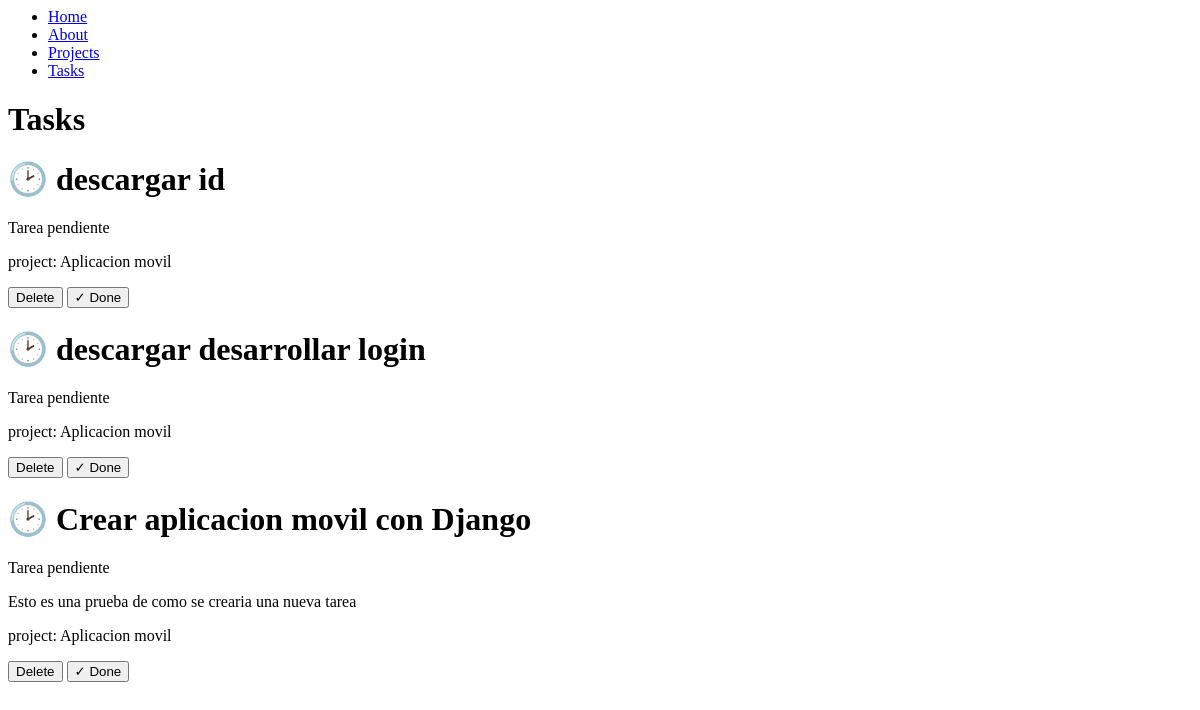
The page /tasks/ on the database as committed earlier.
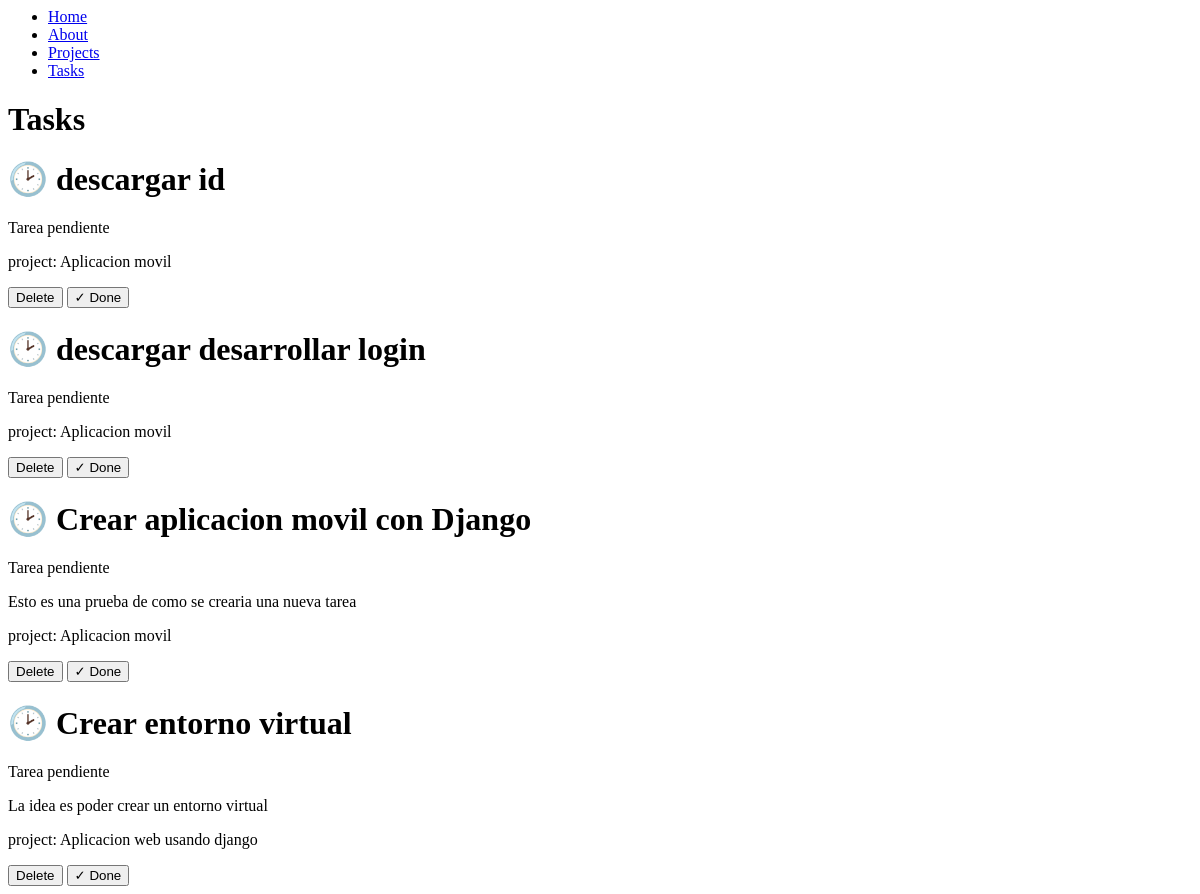
The same page on the database as committed later.
### myapp/models.py (models this page shows, shortened)
class Task(models.Model):
        title = models.CharField(max_length=200)
        description = models.TextField()
        project = models.ForeignKey(Project, on_delete=models.CASCADE)
        done = models.BooleanField(default=False)

class Project(models.Model):
        name = models.CharField(max_length=200)

### myapp/views.py (the view)
# urls.py: path('tasks/', views.tasks),
def tasks(request):
    tasks = Task.objects.all()
    return render(request,'tasks.html', {
            'tasks':tasks
    })

### myapp/templates/tasks.html
{% extends 'layaouts/base.html' %}
{% block content %}
<h1>Tasks</h1>
{% for task in tasks %}
<div>
    <h1>{% if task.done == False %} 🕑 {%else %} ✓ {% endif %} {{task.title}}</h1>
    {% if task.done == False %}
    <p>Tarea pendiente</p>
    {% else %}
    <p>Tarea Realizada</p>
    {% endif %}
    <p>{{task.description}}</p>
    <p>project: {{task.project.name}}</p>
    <button>
        Delete
    </button>
    <button>
        ✓ Done
    </button>
</div>
{% endfor %}
{% endblock %}

### myapp/templates/layaouts/base.html
<nav>
    <ul>
        <li>
        <a href="/">Home</a>
        </li>
        <li>
            <a href="/about">About</a>
        </li>
        <li>
        <a href="/projects">Projects</a>
        </li>
        <li>
            <a href="/tasks">Tasks</a>
        </li>
    </ul>
</nav>
{% block content %}
{% endblock %}

Rows that differ between the two databases and show on the page:
added Task: title "Crear entorno virtual", done "Tarea pendiente", description "La idea es poder crear un entorno virtual", project.name "Aplicacion web usando django"
